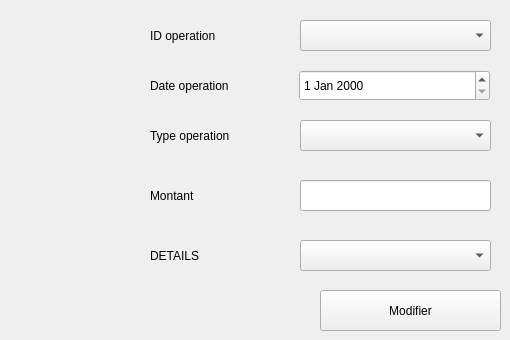
      <widget class="QWidget" name="stackedWidgetPage2_5">
       <widget class="QLabel" name="label_36">
        <property name="geometry">
         <rect>
          <x>150</x>
          <y>180</y>
          <width>151</width>
          <height>31</height>
         </rect>
        </property>
        <property name="text">
         <string>Montant</string>
        </property>
       </widget>
       <widget class="QPushButton" name="modifier_caisse_3">
        <property name="geometry">
         <rect>
          <x>320</x>
          <y>290</y>
          <width>181</width>
          <height>41</height>
         </rect>
        </property>
        <property name="text">
         <string>Modifier</string>
        </property>
       </widget>
       <widget class="QLabel" name="label_37">
        <property name="geometry">
         <rect>
          <x>150</x>
          <y>120</y>
          <width>131</width>
          <height>31</height>
         </rect>
        </property>
        <property name="text">
         <string>Type operation</string>
        </property>
       </widget>
       <widget class="QComboBox" name="letypeoperation_21">
        <property name="geometry">
         <rect>
          <x>300</x>
          <y>120</y>
          <width>191</width>
          <height>31</height>
         </rect>
        </property>
       </widget>
       <widget class="QLabel" name="label_38">
        <property name="geometry">
         <rect>
          <x>150</x>
          <y>20</y>
          <width>151</width>
          <height>31</height>
         </rect>
        </property>
        <property name="text">
         <string>ID operation</string>
        </property>
       </widget>
       <widget class="QLabel" name="label_39">
        <property name="geometry">
         <rect>
          <x>150</x>
          <y>240</y>
          <width>151</width>
          <height>31</height>
         </rect>
        </property>
        <property name="text">
         <string>DETAILS</string>
        </property>
       </widget>
       <widget class="QLineEdit" name="lemontant_31">
        <property name="geometry">
         <rect>
          <x>300</x>
          <y>180</y>
          <width>191</width>
          <height>31</height>
         </rect>
        </property>
       </widget>
       <widget class="QComboBox" name="ledetails_21">
        <property name="geometry">
         <rect>
          <x>300</x>
          <y>240</y>
          <width>191</width>
          <height>31</height>
         </rect>
        </property>
       </widget>
       <widget class="QLabel" name="label_40">
        <property name="geometry">
         <rect>
          <x>150</x>
          <y>70</y>
          <width>131</width>
          <height>31</height>
         </rect>
        </property>
        <property name="text">
         <string>Date operation</string>
        </property>
       </widget>
       <widget class="QDateEdit" name="ledateoperation_21">
        <property name="geometry">
         <rect>
          <x>299</x>
          <y>70</y>
          <width>191</width>
          <height>31</height>
         </rect>
        </property>
       </widget>
       <widget class="QComboBox" name="leidoperation_21">
        <property name="geometry">
         <rect>
          <x>300</x>
          <y>20</y>
          <width>191</width>
          <height>31</height>
         </rect>
        </property>
       </widget>
      </widget>
